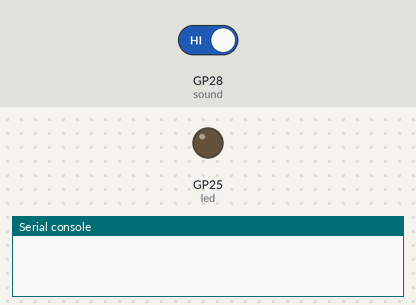
Simulated run of this program. Board: Raspberry Pi Pico running MicroPython. On the bench: output pins drawn as LEDs (lit = HIGH), the last lines printed to the serial console. The test bench sets the inputs (shaded band); at power-on: GP28 (sound) HIGH.

Above: at 1.2 s.
1.3 s: GP28 (sound) driven LOW
At 2.5 s:
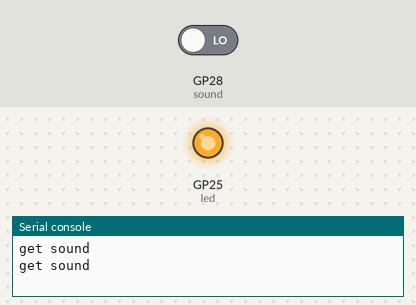
2.8 s: GP28 (sound) driven HIGH
At 4.2 s:
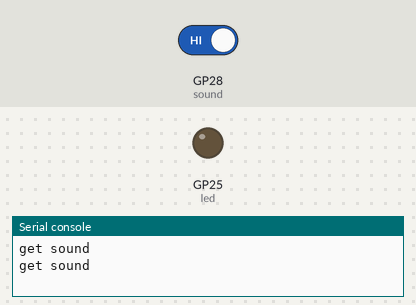
Timing chart, 0 to 5.8 s (numbered marks = the images above; inputs shaded):
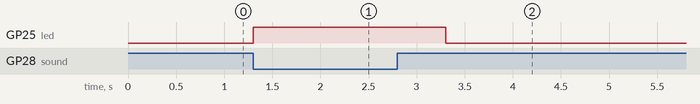

The program:

Sound_Control_LED13.py
```python
from machine import Pin
import utime

led = Pin(25, Pin.OUT)
sound = Pin(28, Pin.IN)

# Turn on the LED light that comes with the Pico board
def led_on():
    led.value(1)

# Close the LED light that comes with the Pico board
def led_off():
    led.value(0)

# Read the state of the sound module,
# Return True if the sound exceeds the threshold,
# Return False if it does not exceed the threshold
def sound_state():
    if sound.value() == 0:
        return True
    return False

# Main loop function, detect the sound module,
# If the threshold is exceeded, the LED light is turned on, otherwise it is turned off
while True:
    if sound_state() == True:
        print("get sound")
        led_on()
        utime.sleep(1)
    else:
        led_off()
```

Measured:
- after the input at 1.3 s, GP25 (led): LOW → HIGH at once
- after the input at 2.8 s, GP25 (led): HIGH → LOW after 0.50 s
